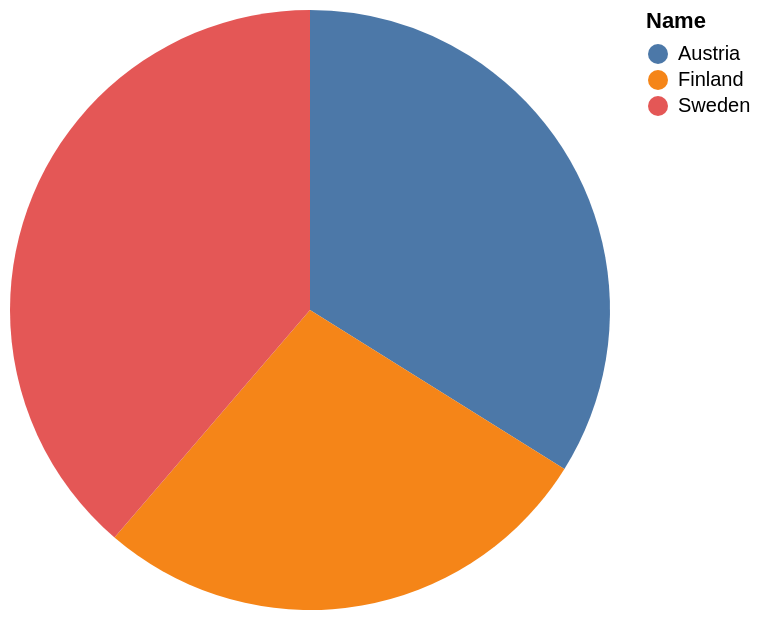

Vega-Lite specification for this chart:
### Vega-Lite specification from a JSON file in a GitHub repository (floating-point values rounded to 4 significant figures)
{"data": {"values": [{"x_data": "Austria", "y_data": 58.67}, {"x_data": "Finland", "y_data": 47.45}, {"x_data": "Sweden", "y_data": 67}]}, "mark": "arc", "encoding": {"theta": {"field": "y_data", "type": "quantitative", "title": "avg(T2.Speed)"}, "color": {"field": "x_data", "type": "nominal", "title": "Name"}}}
